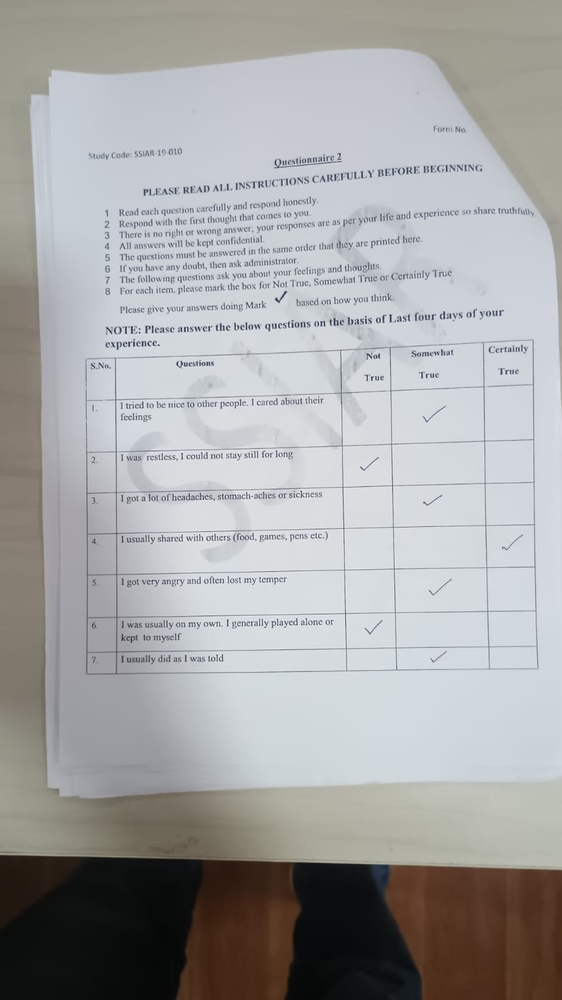
#> input picture backend/test-images/1.jpeg, 562 x 1000 px, shrunk from 900 x 1600 before the run
$ python debug_grid.py
#> lines starting #> are read from the running program, lines starting #| are printed output that depends on the picture; after the words box and inside, x2 and y2 are one past the last pixel; in counts of white or black regions, pixels touching at a corner belong together
"""Debug grid detection on real images."""
import cv2
import numpy as np
import sys, os

img_path = os.path.join(os.path.dirname(__file__), "test-images", "1.jpeg")
img = cv2.imread(img_path)
#> img is the input picture: shape (1000, 562, 3); mean B, G, R 166.7, 166.4, 166.1
gray = cv2.cvtColor(img, cv2.COLOR_BGR2GRAY)
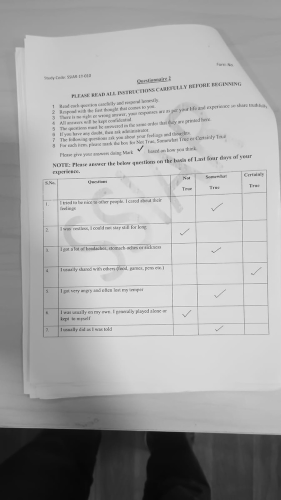
#> gray: shape (1000, 562) (shown at 1/2 size); min 6, max 254, mean 166.4
h, w = gray.shape

print(f"Image size: {w}x{h}")
#| Image size: 562x1000
print(f"Mean brightness: {np.mean(gray):.1f}")
#| Mean brightness: 166.4

# Binarize
_, binary = cv2.threshold(gray, 0, 255, cv2.THRESH_BINARY_INV + cv2.THRESH_OTSU)
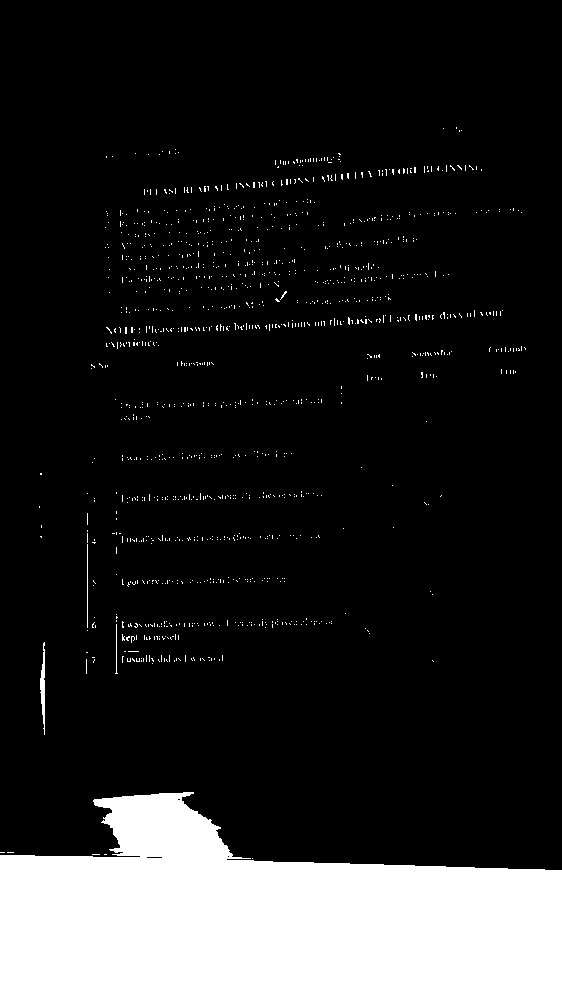
#> binary: shape (1000, 562); 15.6% white; 1297 white regions (1293 under 20 px), largest, box (x1, y1, x2, y2) and area: (0, 792, 562, 1000) 84108, (40, 642, 45, 735) 267, (87, 544, 88, 628) 84, (115, 624, 118, 674) 52
print(f"OTSU threshold applied. Dark pixel ratio: {np.mean(binary > 0):.3f}")
#| OTSU threshold applied. Dark pixel ratio: 0.156

# Try different kernel sizes for horizontal lines
for div in [4, 6, 8, 12, 16, 20]:
    kw = max(w // div, 20)
    h_kernel = cv2.getStructuringElement(cv2.MORPH_RECT, (kw, 1))
    h_mask = cv2.morphologyEx(binary, cv2.MORPH_OPEN, h_kernel, iterations=2)
    # Count horizontal line rows
    proj = np.sum(h_mask, axis=1)
    threshold = w * 0.10
    line_count = 0
    in_peak = False
    for val in proj:
        if val > threshold and not in_peak:
            in_peak = True
            line_count += 1
        elif val <= threshold:
            in_peak = False
    print(f"  H-lines (kernel_w={kw}, div={div}): {line_count} lines detected (threshold={threshold:.0f})")

print()

# Try different kernel sizes for vertical lines
for div in [4, 6, 8, 12, 16, 20]:
    kh = max(h // div, 20)
    v_kernel = cv2.getStructuringElement(cv2.MORPH_RECT, (1, kh))
    v_mask = cv2.morphologyEx(binary, cv2.MORPH_OPEN, v_kernel, iterations=2)
    proj = np.sum(v_mask, axis=0)
    threshold = h * 0.05
    line_count = 0
    in_peak = False
    for val in proj:
        if val > threshold and not in_peak:
            in_peak = True
            line_count += 1
        elif val <= threshold:
            in_peak = False
    print(f"  V-lines (kernel_h={kh}, div={div}): {line_count} lines detected (threshold={threshold:.0f})")

# Also try adaptive threshold
print("\n--- Adaptive threshold ---")
adaptive = cv2.adaptiveThreshold(gray, 255, cv2.ADAPTIVE_THRESH_GAUSSIAN_C, cv2.THRESH_BINARY_INV, 15, 10)
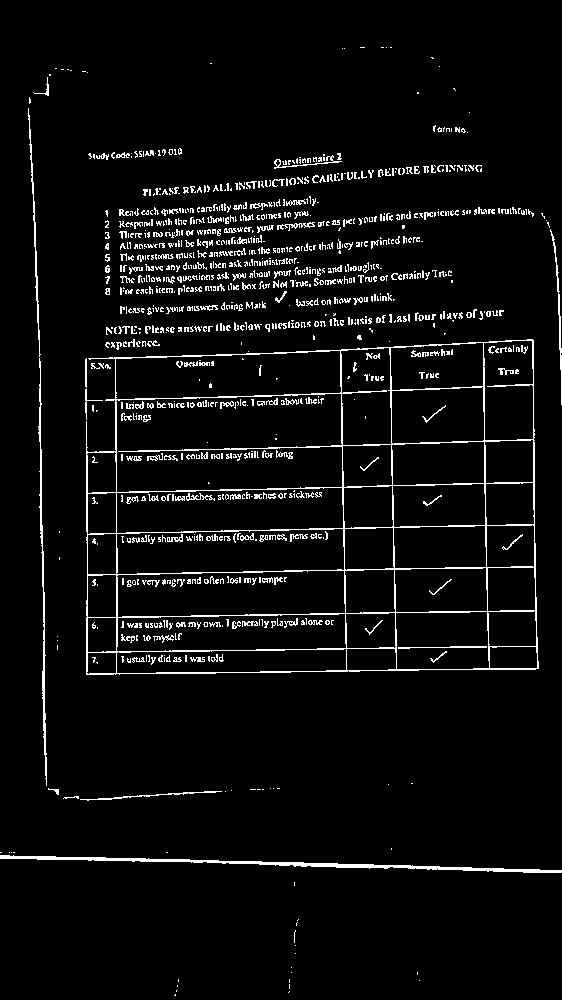
#> adaptive: shape (1000, 562); 5% white in thin lines or dots
for div in [8, 12, 16]:
    kw = max(w // div, 20)
    h_kernel = cv2.getStructuringElement(cv2.MORPH_RECT, (kw, 1))
    h_mask = cv2.morphologyEx(adaptive, cv2.MORPH_OPEN, h_kernel, iterations=2)
    proj = np.sum(h_mask, axis=1)
    threshold = w * 0.10
    line_count = 0
    in_peak = False
    for val in proj:
        if val > threshold and not in_peak:
            in_peak = True
            line_count += 1
        elif val <= threshold:
            in_peak = False
    print(f"  H-lines adaptive (kernel_w={kw}, div={div}): {line_count} lines detected")
#> this loop made 3 passes
#> pass 1, `h_mask = cv2.morphologyEx(adaptive, cv2.MORPH_OPEN, h_kernel, iteratio..`:
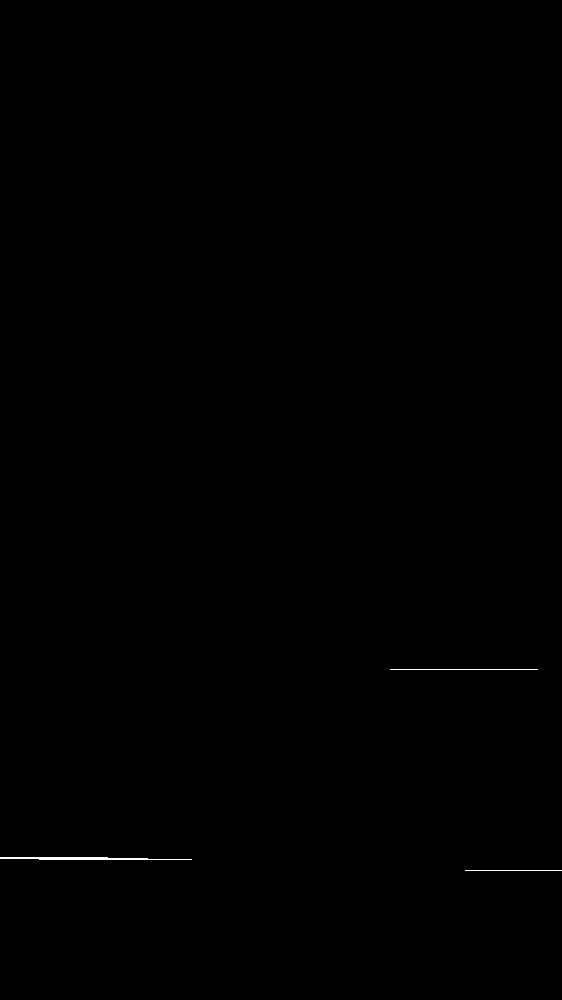
#> h_mask: shape (1000, 562); 0.12% white in thin lines or dots, all inside (x1, y1, x2, y2) = (0, 669, 562, 871)

for div in [8, 12, 16]:
    kh = max(h // div, 20)
    v_kernel = cv2.getStructuringElement(cv2.MORPH_RECT, (1, kh))
    v_mask = cv2.morphologyEx(adaptive, cv2.MORPH_OPEN, v_kernel, iterations=2)
    proj = np.sum(v_mask, axis=0)
    threshold = h * 0.05
    line_count = 0
    in_peak = False
    for val in proj:
        if val > threshold and not in_peak:
            in_peak = True
            line_count += 1
        elif val <= threshold:
            in_peak = False
    print(f"  V-lines adaptive (kernel_h={kh}, div={div}): {line_count} lines detected")

# Try with more aggressive preprocessing - denoise + sharpen
print("\n--- With preprocessing ---")
denoised = cv2.GaussianBlur(gray, (3,3), 0)
sharpened = cv2.addWeighted(gray, 1.5, denoised, -0.5, 0)
_, binary2 = cv2.threshold(sharpened, 0, 255, cv2.THRESH_BINARY_INV + cv2.THRESH_OTSU)
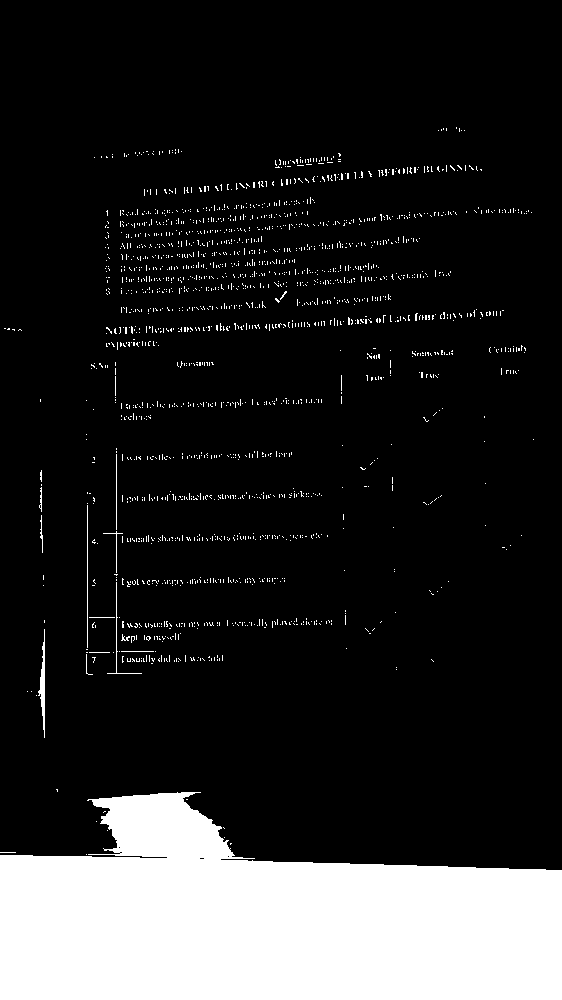
#> binary2: shape (1000, 562); 16.2% white; 1915 white regions (1901 under 20 px), largest, box (x1, y1, x2, y2) and area: (0, 792, 562, 1000) 84346, (38, 629, 45, 738) 323, (87, 505, 88, 648) 143

for div in [12, 16, 20, 25, 30]:
    kw = max(w // div, 20)
    h_kernel = cv2.getStructuringElement(cv2.MORPH_RECT, (kw, 1))
    h_mask = cv2.morphologyEx(binary2, cv2.MORPH_OPEN, h_kernel, iterations=1)
    proj = np.sum(h_mask, axis=1)
    threshold = w * 0.08
    line_count = 0
    in_peak = False
    for val in proj:
        if val > threshold and not in_peak:
            in_peak = True
            line_count += 1
        elif val <= threshold:
            in_peak = False
    print(f"  H-lines sharp (kernel_w={kw}, div={div}, iter=1): {line_count} lines detected")
#> this loop made 5 passes
#> pass 1, `h_mask = cv2.morphologyEx(binary2, cv2.MORPH_OPEN, h_kernel, iteration..`:
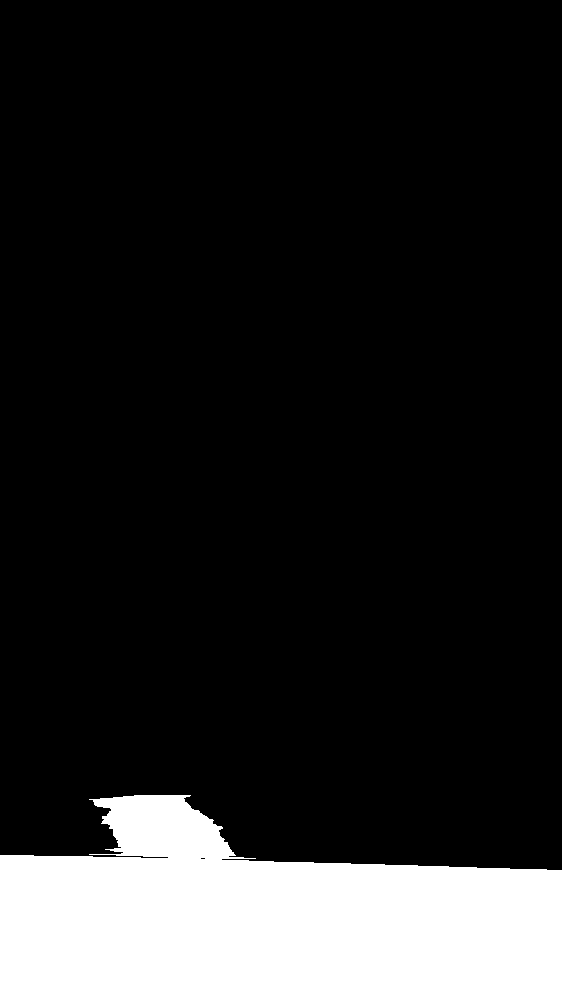
#> h_mask: shape (1000, 562); 15% white; 1 white region, box (x1, y1, x2, y2) and area: (0, 795, 562, 1000) 84234

for div in [12, 16, 20, 25, 30]:
    kh = max(h // div, 20)
    v_kernel = cv2.getStructuringElement(cv2.MORPH_RECT, (1, kh))
    v_mask = cv2.morphologyEx(binary2, cv2.MORPH_OPEN, v_kernel, iterations=1)
    proj = np.sum(v_mask, axis=0)
    threshold = h * 0.03
    line_count = 0
    in_peak = False
    for val in proj:
        if val > threshold and not in_peak:
            in_peak = True
            line_count += 1
        elif val <= threshold:
            in_peak = False
    print(f"  V-lines sharp (kernel_h={kh}, div={div}, iter=1): {line_count} lines detected")
#> this loop made 5 passes
#> pass 3, `v_mask = cv2.morphologyEx(binary2, cv2.MORPH_OPEN, v_kernel, iteration..`:
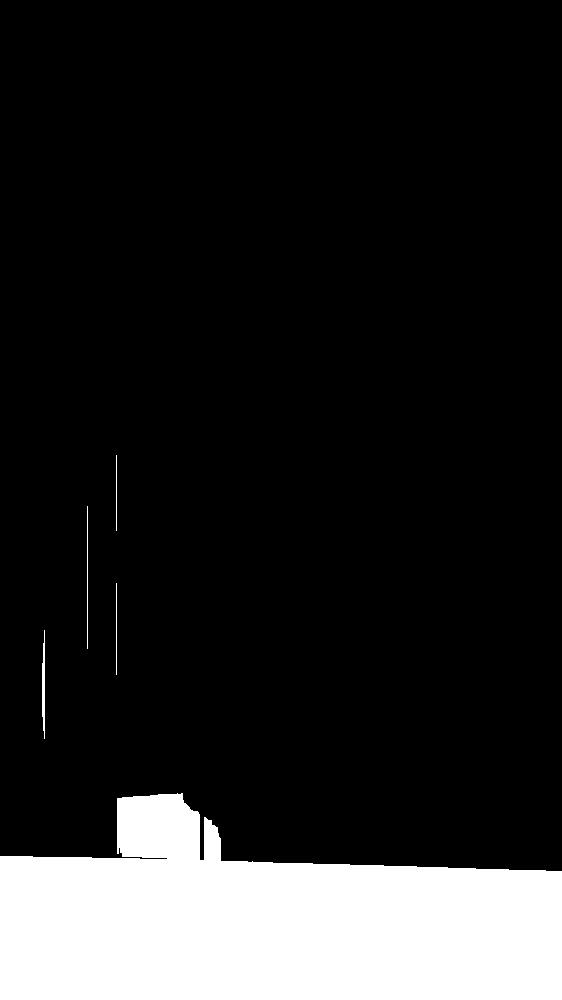
#> v_mask: shape (1000, 562); 14.8% white; 5 white regions, box (x1, y1, x2, y2) and area: (0, 793, 562, 1000) 82720, (42, 630, 45, 739) 251, (87, 506, 88, 649) 143, (116, 583, 117, 675) 92, (116, 455, 117, 531) 76

$ run again, with backend/test-images/2.jpeg copied over backend/test-images/1.jpeg
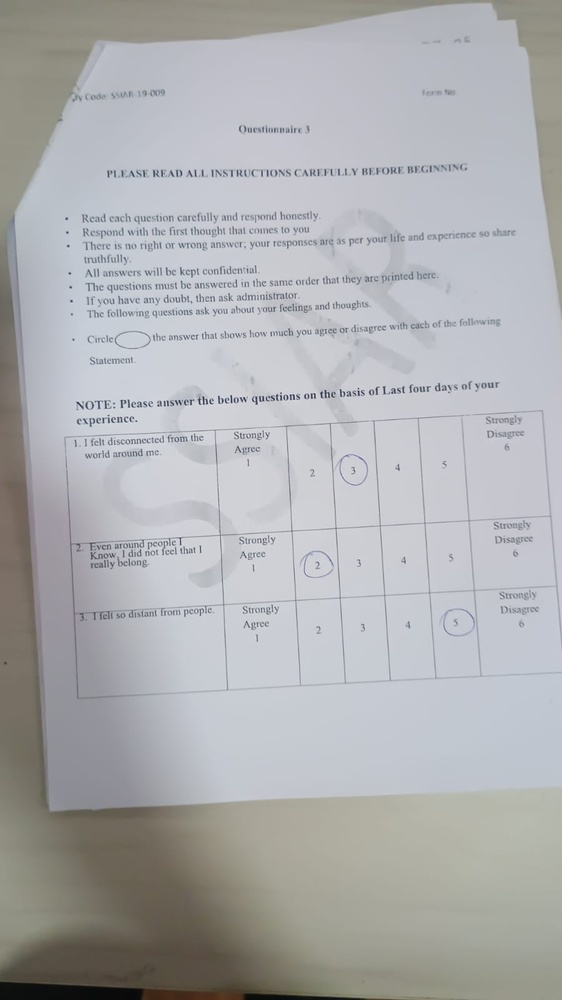
#> input picture backend/test-images/2.jpeg, 562 x 1000 px, shrunk from 900 x 1600 before the run
#> img is the input picture: shape (1000, 562, 3); mean B, G, R 177.3, 175.3, 174.4
#| Image size: 562x1000
#| Mean brightness: 175.2
#> `_, binary = cv2.threshold(gray, 0, 255, cv2.THRESH_BINARY_INV + cv2.TH..`:
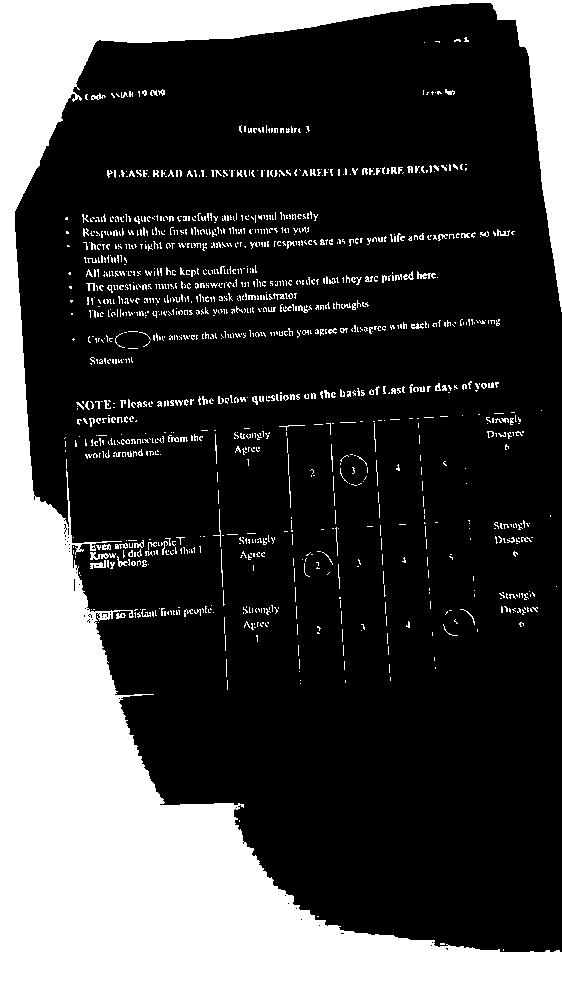
#> binary: shape (1000, 562); 27.4% white; 1254 white regions (1119 under 20 px), largest, box (x1, y1, x2, y2) and area: (0, 0, 562, 1000) 141270, (90, 552, 116, 560) 104, (90, 560, 106, 569) 79
#| OTSU threshold applied. Dark pixel ratio: 0.274
#> adaptive: shape (1000, 562); 4% white in thin lines or dots
#> binary2: shape (1000, 562); 27.7% white; 1315 white regions (1143 under 20 px), largest, box (x1, y1, x2, y2) and area: (0, 0, 562, 1000) 141242, (211, 509, 225, 609) 120, (90, 552, 116, 560) 99
#> the loop `for div in [12, 16, 20, 25, 30]:` made 5 passes
#> pass 3, `v_mask = cv2.morphologyEx(binary2, cv2.MORPH_OPEN, v_kernel, iteration..`:
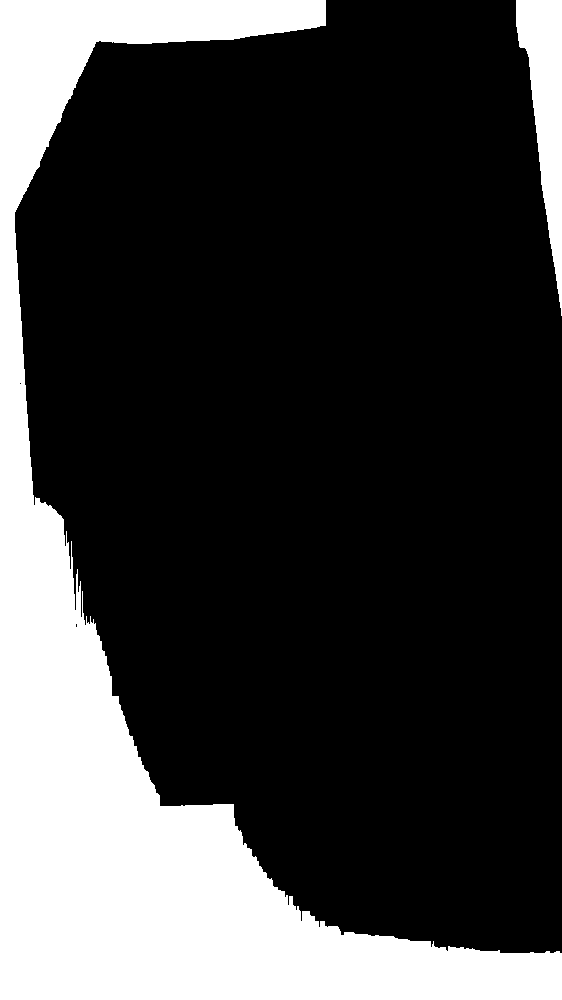
#> v_mask: shape (1000, 562); 24.5% white; 2 white regions, box (x1, y1, x2, y2) and area: (0, 0, 562, 1000) 130345, (516, 0, 562, 316) 7279

$ run again, with backend/test-images/3.jpeg copied over backend/test-images/1.jpeg
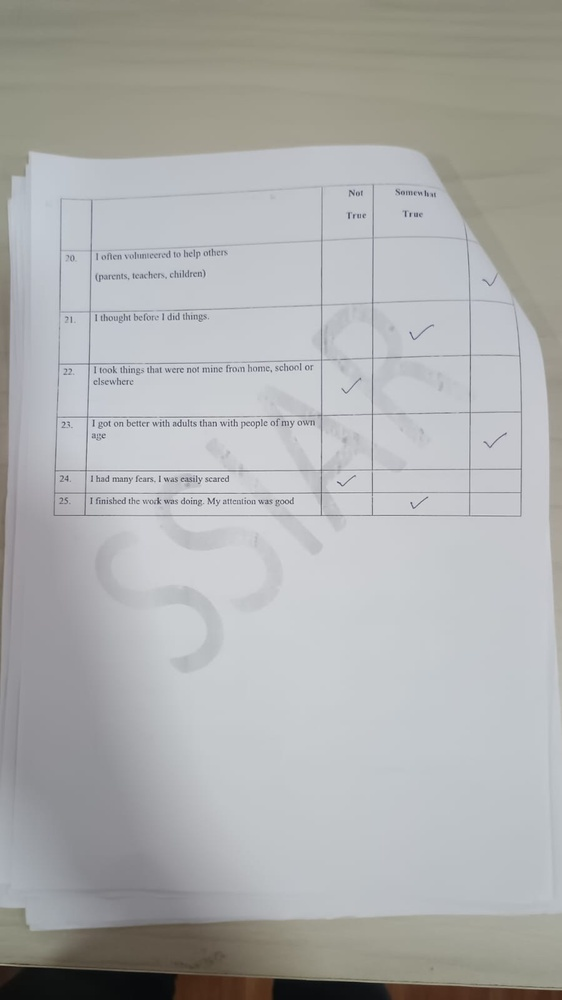
#> input picture backend/test-images/3.jpeg, 562 x 1000 px, shrunk from 900 x 1600 before the run
#> img is the input picture: shape (1000, 562, 3); mean B, G, R 173.9, 174.4, 173.3
#| Image size: 562x1000
#| Mean brightness: 174.0
#> `_, binary = cv2.threshold(gray, 0, 255, cv2.THRESH_BINARY_INV + cv2.TH..`:
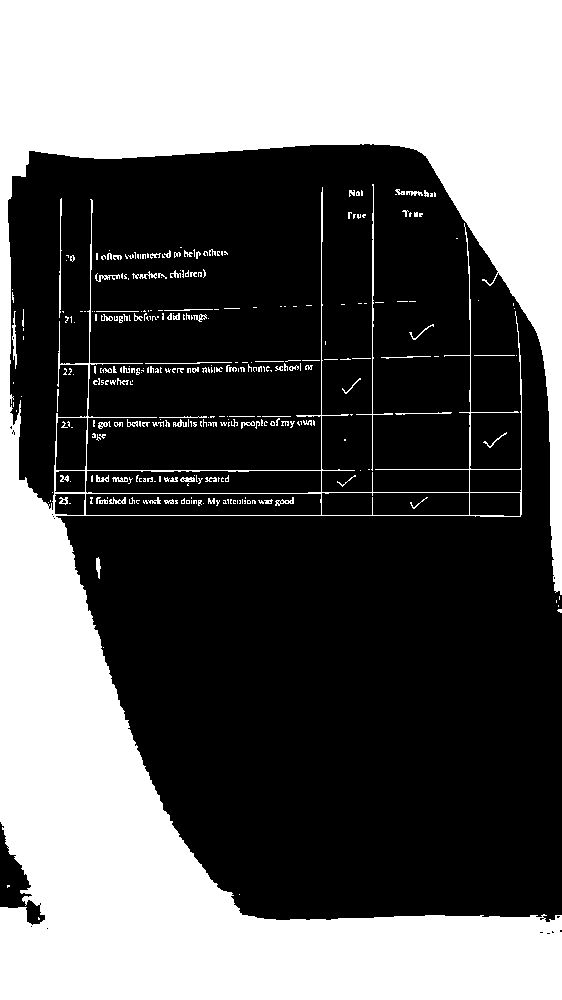
#> binary: shape (1000, 562); 38.7% white; 324 white regions (238 under 20 px), largest, box (x1, y1, x2, y2) and area: (0, 0, 562, 1000) 211692, (356, 184, 393, 471) 435, (59, 198, 62, 318) 177
#| OTSU threshold applied. Dark pixel ratio: 0.387
#> adaptive: shape (1000, 562); 2.6% white in thin lines or dots, all inside (x1, y1, x2, y2) = (0, 151, 562, 994)
#> binary2: shape (1000, 562); 38.7% white; 358 white regions (280 under 20 px), largest, box (x1, y1, x2, y2) and area: (0, 0, 562, 1000) 212413, (12, 311, 17, 369) 131, (157, 308, 245, 311) 95
#> the loop `for div in [12, 16, 20, 25, 30]:` made 5 passes
#> pass 3, `v_mask = cv2.morphologyEx(binary2, cv2.MORPH_OPEN, v_kernel, iteration..`:
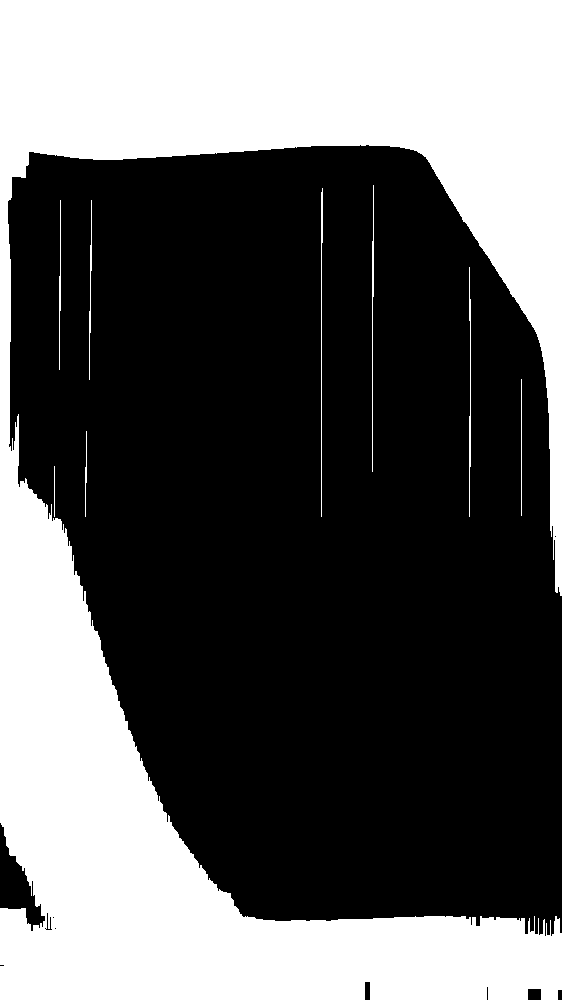
#> v_mask: shape (1000, 562); 37.1% white; 9 white regions, largest, box (x1, y1, x2, y2) and area: (0, 0, 562, 1000) 206465, (321, 188, 323, 517) 380, (372, 185, 374, 472) 343
